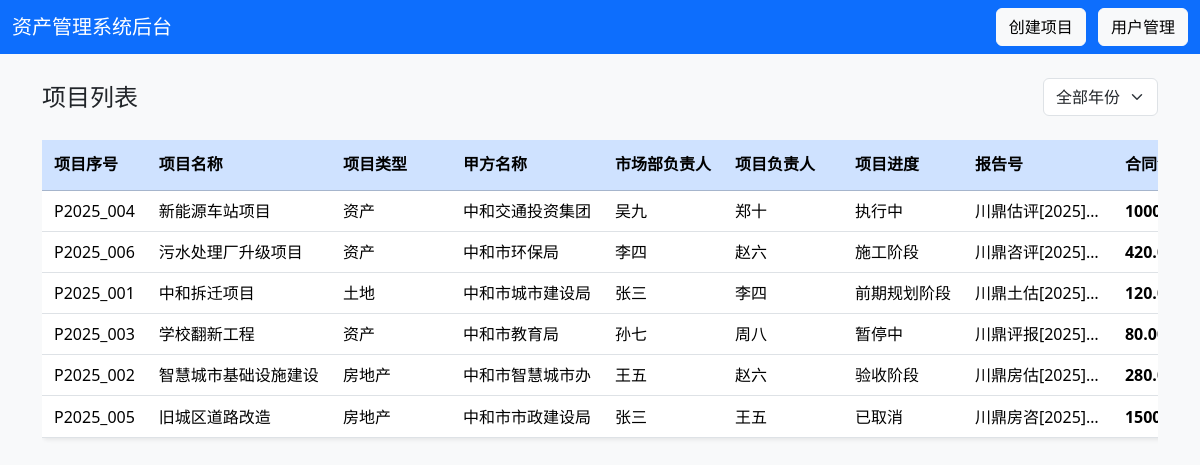
Page /admin (signed in) on the earlier database version.
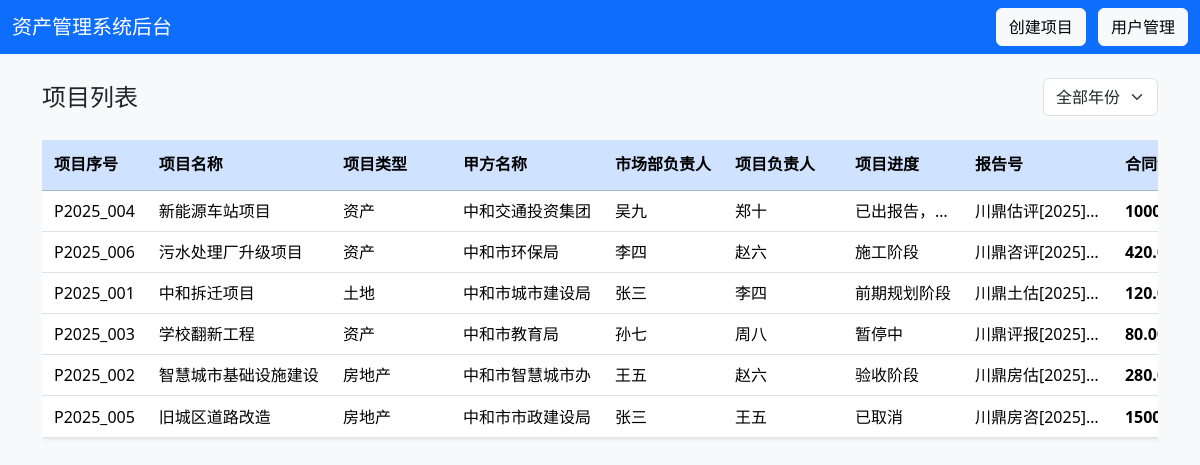
Same page on the later database version.
### tables this page shows
CREATE TABLE projects (
        id INTEGER PRIMARY KEY AUTOINCREMENT,
        project_no TEXT,                 -- ① 项目序号
        name TEXT,                       -- ② 项目名称
        project_type TEXT,               -- ③ 项目类型
        client_name TEXT,                -- ④ 甲方名称
        market_leader TEXT,              -- ⑤ 市场部负责人
        project_leader TEXT,             -- ⑥ 项目负责人
        progress TEXT,                   -- ⑦ 项目进度
        report_numbers TEXT,             -- ⑧ 报告号（多个以逗号分隔）
        amount REAL,                     -- ⑨ 合同金额
        is_paid TEXT,                    -- ⑩ 是否收费（是/否）
        creator TEXT,                    -- ⑪ 项目创建人
        start_date TEXT,                 -- ⑫ 开始日期
        end_date TEXT,                   -- ⑬ 结束日期
        status TEXT,                     -- ⑭ 状态
        contract_file TEXT,
        create_date TEXT
    );

### main.py (the view)
@app.get("/admin", response_class=HTMLResponse)
async def admin(
    request: Request,
    user: dict = Depends(login_required),
    db: sqlite3.Connection = Depends(get_db)
):
    c = db.cursor()
    c.execute("SELECT * FROM projects ORDER BY start_date DESC")
    projects = c.fetchall()
    projects_list = []
    years = set()
    for p in projects:
        project_dict = {
            "id": p["id"],
            "project_no": p["project_no"],
            "name": p["name"],
            "project_type": p["project_type"],
            "client_name": p["client_name"],
            "market_leader": p["market_leader"],
            "project_leader": p["project_leader"],
            "progress": p["progress"],
            "report_numbers": p["report_numbers"],
            "amount": p["amount"],
            "is_paid": p["is_paid"],
            "creator": p["creator"],
            "start_date": p["start_date"],
            "end_date": p["end_date"],
            "status": p["status"],
            "create_Date": p["create_date"]
        }
        projects_list.append(project_dict)
        if p["start_date"]:
            years.add(int(p["start_date"][:4]))
    years_sorted = sorted(years, reverse=True)
    return templates.TemplateResponse("admin.html", {
        "request": request,
        "projects": projects_list,
        "years": years_sorted,
        "user": user
    })

### templates/admin.html (shortened to what this page needs)
<!DOCTYPE html>
<html lang="zh">
<head>
  <link href="https://cdn.jsdelivr.net/npm/bootstrap@5.3.2/dist/css/bootstrap.min.css" rel="stylesheet">
</head>
<body class="bg-light">
  <nav class="navbar navbar-dark bg-primary">
    <div class="container-fluid">
      <span class="navbar-brand mb-0 h1">资产管理系统后台</span>
      <div>
        <a href="/create_project" class="btn btn-light me-2">创建项目</a>
        <a href="/user_manager" class="btn btn-light">用户管理</a>
      </div>
    </div>
  </nav>
  <div class="container mt-4">
    <div class="d-flex justify-content-between align-items-center mb-4">
      <h4 class="mb-0">项目列表</h4>
      {% if years %}
      <div class="year-filter-container">
        <select id="yearFilter" class="form-select">
          <option value="">全部年份</option>
        </select>
      </div>
      {% endif %}
    </div>
    {% if projects %}
    <div class="table-container">
      <table class="table table-hover bg-white rounded shadow-sm">
        <thead class="table-primary">
          <tr>
            <th>项目序号</th>
            <th>项目名称</th>
            <th>项目类型</th>
            <th>甲方名称</th>
            <th>市场部负责人</th>
            <th>项目负责人</th>
            <th>项目进度</th>
            <th>报告号</th>
            <th>合同金额</th>
          </tr>
        </thead>
        <tbody id="projectsTableBody">
          {% for p in projects %}
          <tr data-status="{{ p.status }}" onclick="window.location.href='/project/{{ p.id }}'">
            <td>{{ p.project_no }}</td>
            <td>{{ p.name }}</td>
            <td>{{ p.project_type }}</td>
            <td>{{ p.client_name }}</td>
            <td>{{ p.market_leader }}</td>
            <td>{{ p.project_leader }}</td>
            <td>{{ p.progress }}</td>
            <td>{{ p.report_numbers }}</td>
            <td class="amount-cell">
              {% if p.amount %}
                {% set amount = p.amount %}
                {% if amount >= 10000 %}
                  {{ "%.2f"|format(amount / 10000) }}万
                {% else %}
                  {{ "%.0f"|format(amount) }}元
                {% endif %}
              {% else %}
                0元
              {% endif %}
            </td>
          </tr>
          {% endfor %}
        </tbody>
      </table>
    </div>
    {% else %}
    <div class="alert alert-info text-center">
      <h5>暂无项目</h5>
      <p class="mb-0">当前系统中还没有任何项目。<a href="/create_project" class="alert-link">点击这里创建第一个项目</a>。</p>
    </div>
    {% endif %}
  </div>
</body>
</html>

### templates/admin.html (style rules this page uses)
table.table tbody tr { cursor: pointer; transition: background-color 0.2s ease; }
.year-filter-container { max-width: 200px; }
.amount-cell { font-weight: 600; color: #198754; }
.table th { white-space: nowrap; overflow: hidden; text-overflow: ellipsis; max-width: 200px; height: 50px; line-height: 1.2; vertical-align: middle; padding: 8px 12px; }
.table-container { width: 100%; overflow-x: auto; }
.table { min-width: 1200px; table-layout: auto; }
.table td { white-space: nowrap; overflow: hidden; text-overflow: ellipsis; max-width: 200px; vertical-align: middle; padding: 8px 12px; }
.table th:nth-child(1), .table td:nth-child(1) { min-width: 100px; max-width: 120px; }
.table th:nth-child(2), .table td:nth-child(2) { min-width: 150px; max-width: 200px; }
.table th:nth-child(3), .table td:nth-child(3) { min-width: 120px; max-width: 150px; }
.table th:nth-child(4), .table td:nth-child(4) { min-width: 150px; max-width: 200px; }
.table th:nth-child(5), .table td:nth-child(5) { min-width: 120px; max-width: 150px; }
.table th:nth-child(6), .table td:nth-child(6) { min-width: 120px; max-width: 150px; }
.table th:nth-child(7), .table td:nth-child(7) { min-width: 100px; max-width: 120px; }
.table th:nth-child(8), .table td:nth-child(8) { min-width: 120px; max-width: 150px; }
.table th:nth-child(9), .table td:nth-child(9) { min-width: 100px; max-width: 120px; }

Differences in the rows shown:
changed projects "新能源车站项目": progress "执行中" → "已出报告，…"
